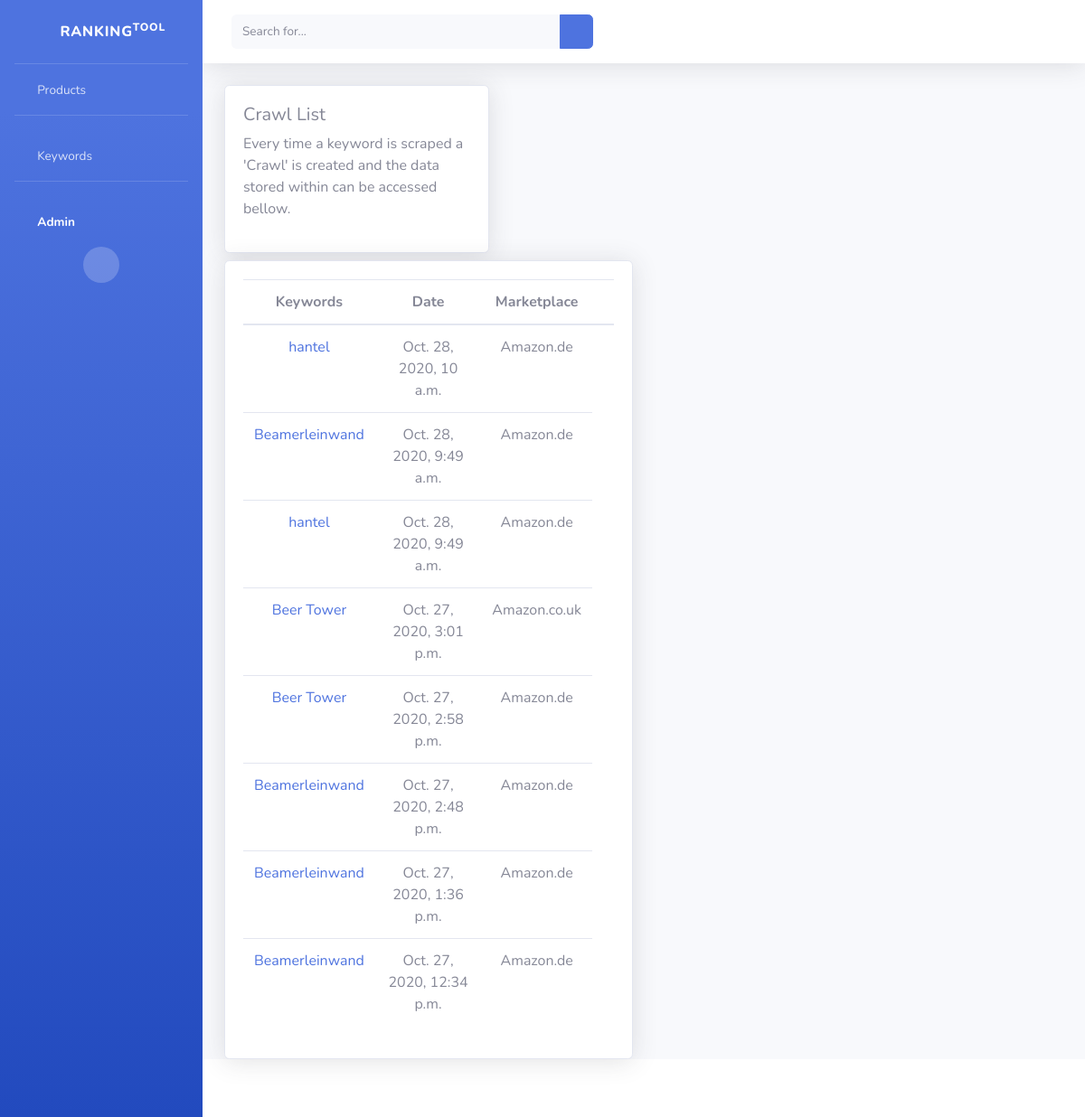
Page /crawl/ on the committed database.
### RankingTool/models.py (models this page shows, shortened)
class KeywordCrawl(models.Model):
    keyword = models.ForeignKey(Keyword,default=None, on_delete= models.CASCADE)
    date = models.DateTimeField(default=datetime.now)
    products = models.ManyToManyField(ScrapeProduct)
    marketplace = models.ForeignKey(Marketplace, default=None, on_delete= models.CASCADE, null=True)

class Keyword(models.Model):
    keyword = models.CharField(max_length=200,default="")
    marketplace = models.ForeignKey(Marketplace, on_delete=models.CASCADE, default=None, null=True, blank=True)
    class Meta:
        unique_together = ['keyword', 'marketplace']
    def __str__(self):
        return self.keyword

class Marketplace(models.Model):
    name = models.CharField(max_length=20, unique=True)
    url = models.CharField(max_length=200)
    country = models.CharField(max_length=20)

### RankingTool/views.py (the view)
# urls.py: path('crawl/', crawl_list_view, name="crawl-list"),
def crawl_list_view(request):
    crawls = KeywordCrawl.objects.all().order_by('-date')
    context = {
        'crawls': crawls
    }
    return render(request, "crawl/crawl_list.html", context)

### templates/crawl/crawl_list.html
{% extends 'base.html' %}
{% block content %}
<div class="row">
<div class="col-4">
<div class="card shadow mb-2">
  <div class="card-body">
    <h5>
      Crawl List
    </h5>
    <p>
      Every time a keyword is scraped a 'Crawl' is created and the data stored within can be accessed bellow.
    </p>
  </div>
</div>
</div>
</div>
<div class="row">
  <div class="col-6">
    <div class="card shadow">
      <div class="card-body">
        <table class="table" style="text-align: center;">
          <thead>
            <tr>
              <th scope="col">Keywords</th>
              <th scope="col">Date</th>
              <th scope="col">Marketplace</th>
              <th scope="col"></th>
            </tr>
          </thead>
          <tbody>
            {% for crawl in crawls %}
              <tr>
                <td><a href="{% url 'crawl-detail' crawl.id %}">{{ crawl.keyword}}</a></td>
                <td>{{ crawl.date}}</td>
                <td>{{ crawl.marketplace.name}}</td>
              </tr>
            {% endfor %}
          </tbody>
        </table>
      </div>
    </div>
  </div>
</div>
{% endblock content %}

### rows in the picture
KeywordCrawl: keyword "hantel", date "Oct. 28, 2020, 10 a.m.", marketplace.name "Amazon.de"
KeywordCrawl: keyword "Beamerleinwand", date "Oct. 28, 2020, 9:49 a.m.", marketplace.name "Amazon.de"
KeywordCrawl: keyword "hantel", date "Oct. 28, 2020, 9:49 a.m.", marketplace.name "Amazon.de"
KeywordCrawl: keyword "Beer Tower", date "Oct. 27, 2020, 3:01 p.m.", marketplace.name "Amazon.co.uk"
KeywordCrawl: keyword "Beer Tower", date "Oct. 27, 2020, 2:58 p.m.", marketplace.name "Amazon.de"
KeywordCrawl: keyword "Beamerleinwand", date "Oct. 27, 2020, 2:48 p.m.", marketplace.name "Amazon.de"
KeywordCrawl: keyword "Beamerleinwand", date "Oct. 27, 2020, 1:36 p.m.", marketplace.name "Amazon.de"
KeywordCrawl: keyword "Beamerleinwand", date "Oct. 27, 2020, 12:34 p.m.", marketplace.name "Amazon.de"
